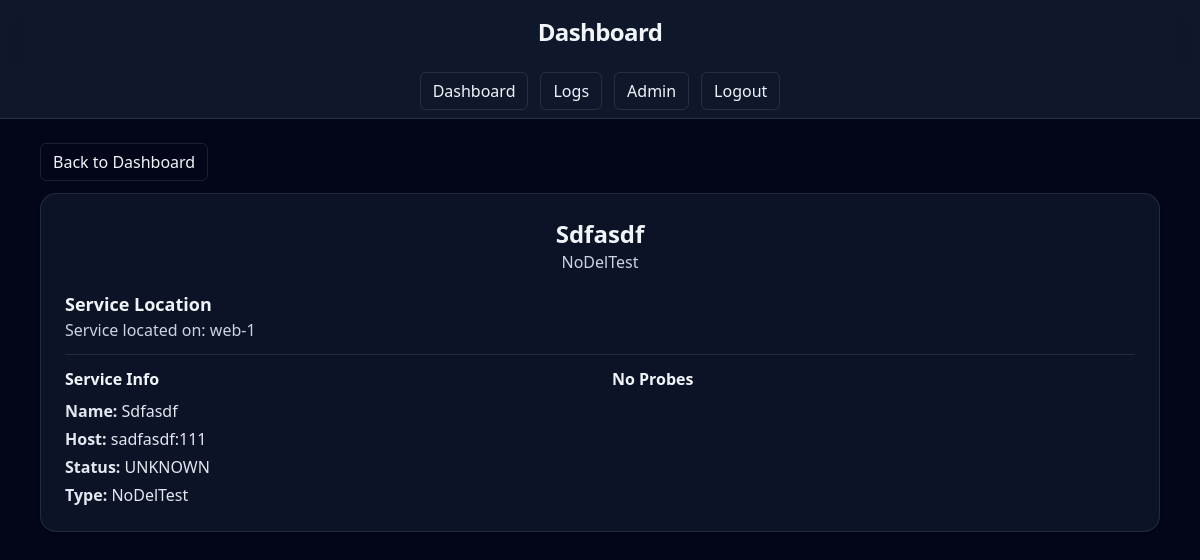
Screenshot of /dashboard/9 (signed in) with the database file from the repository.
### monitoring/models.py (models this page shows, shortened)
class Service(models.Model):
    STATUS_CHOICES = (
        ("UP", 'Up'),
        ("DOWN", 'Down'),
        ("UNKNOWN", 'Unknown'),
    )
    server = models.ForeignKey(Server, on_delete=models.PROTECT, related_name='services')
    type = models.ForeignKey(ServiceType, on_delete=models.PROTECT, related_name='services')
    name = models.CharField(max_length=128)
    hostname = models.CharField(max_length=255)
    port = models.PositiveIntegerField()
    status = models.CharField(max_length=16,choices=STATUS_CHOICES, default="UNKNOWN", blank=True)
    config = models.JSONField(default=dict, blank=True)
    created_at = models.DateTimeField(auto_now_add=True)

class ServiceType(models.Model):
    name = models.CharField(max_length=255,unique=True)
    description = models.TextField(blank=True)
    def __str__(self):
        return self.name

class Server(models.Model):
    hostname = models.CharField(max_length=255, unique=True)
    ip_address = models.GenericIPAddressField()
    location = models.CharField(max_length=255,blank=True)
    os = models.CharField(max_length=128,blank=True)
    created_at = models.DateTimeField(auto_now_add=True)

### monitoring/views.py (the view)
# urls.py: path('dashboard/<int:primary_key>',ServiceDetailView.as_view(),name='service-detail')
class ServiceDetailView(LoginRequiredMixin,View):
    def get(self, request, primary_key):
        service = get_object_or_404(Service, pk=primary_key)
        service_type = service.type
        server = service.server
        probe = service.probes.all()
        check_results = []
        for result in probe:
            check_results.append(result.results.all())
        return render(
            request,
            'monitoring_view/server_details.html',
            {
                'service': service,
                'service_type': service_type,
                'server': server,
                'probe': probe,
                'check_results': (
                    CheckResult.objects.filter(probe__service=service).select_related('probe').order_by('-timestamp')
                )
            }
        )

### templates/monitoring_view/server_details.html (shortened to what this page needs)
{% extends "base.html" %}
{% block main_content %}
    <a href="{% url 'dashboard' %}"
       class="inline-flex items-center rounded-md border border-white/10 px-3 py-1.5 hover:bg-slate-800">Back to
        Dashboard</a>
    <article class="mt-3 rounded-2xl border border-white/10 bg-slate-900/80 p-6 shadow">
        <header class="mb-4 text-center">
            <h2 class="m-0 text-2xl font-semibold">{{ service.name }}</h2>
            <h3 class="m-0 text-slate-300">{{ service_type.name }}</h3>
        </header>
        <section>
            <h3 class="mb-0 text-lg font-semibold">Service Location</h3>
            <h4 class="mt-0 text-slate-300">Service located on: {{ server.hostname }}</h4>
            <hr class="my-3 border-white/10">
            <div class="grid gap-6 md:grid-cols-2">
                <div>
                    <h3 class="mb-2 font-semibold">Service Info</h3>
                    <ul class="space-y-1 text-slate-200">
                        <li><strong>Name:</strong> {{ service.name }}</li>
                        <li><strong>Host:</strong> {{ service.hostname }}:{{ service.port }}</li>
                        <li><strong>Status:</strong> {{ service.status }}</li>
                        <li><strong>Type:</strong> {{ service.type }}</li>
                    </ul>
                </div>
                <div class="md:col-span-1">
                    {% for single in probe %}
                        <h4 class="mb-2 font-semibold">Probe {{ single.id }}</h4>
                        <ul class="mb-4 space-y-1 text-slate-200">
                            <li><strong>Probe Type:</strong> {{ single.probe_type }}</li>
                            <li><strong>Probe Target:</strong> {{ single.target }}</li>
                            <li><strong>Probe Interval:</strong> {{ single.interval_seconds }}</li>
                            <li><strong>Probe Timeout:</strong> {{ single.timeout_seconds }}</li>
                            <li><strong>Probe Status:</strong> {% if single.enabled %}UP{% else %}DOWN{% endif %}</li>
                            <li><strong>Additional Settings:</strong> {% if single.settings %}
                                {{ single.settings }} {% else %} No Additional Settings {% endif %}</li>
                        </ul>
                        </div>
                        <details class="col-span-2 border border-white/10 bg-slate-900 px-4 py-3">
                            <summary class="cursor-pointer font-semibold">Check Results</summary>
                            <ul class="mt-2 space-y-1 text-sm text-slate-300">
                                {% for result in check_results %}
                                    <li>
                                        {{ result.timestamp|date:"Y-m-d H:i" }} —
                                        {{ result.result }}
                                        {% if result.latency_ms %} | Latency: {{ result.latency_ms }} ms{% endif %}
                                        {% if result.http_status %} | HTTP: {{ result.http_status }}{% endif %}
                                        {% if result.error %} | Error: {{ result.error }}{% endif %}
                                        {% if result.extra %} | Extra: {{ result.extra }}{% endif %}
                                    </li>
                                {% empty %}
                                    <li><strong>No Results</strong></li>
                                {% endfor %}
                            </ul>
                        </details>
                    {% empty %}
                        <p><strong>No Probes</strong></p>
                    {% endfor %}
            </div>
        </section>
    </article>
{% endblock %}

### rows the page displays
Service: name "Sdfasdf", hostname "sadfasdf", port "111", status "UNKNOWN", type "NoDelTest"
ServiceType: name "NoDelTest"
Server: hostname "web-1"
